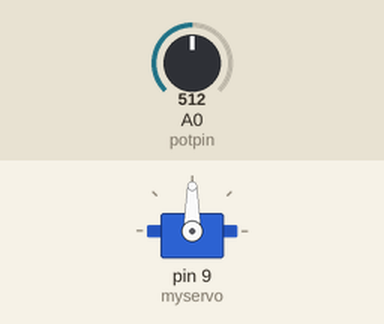
Recording of a sketch running on a simulated Arduino Uno, built with avr-gcc and run on an emulated ATmega328P. On the bench: servo. The test bench sets the inputs (shaded band); at power-on: A0 (potpin) = 512.

Above: at 1.2 s.
1.3 s: A0 (potpin) set to 716
At 2.0 s:
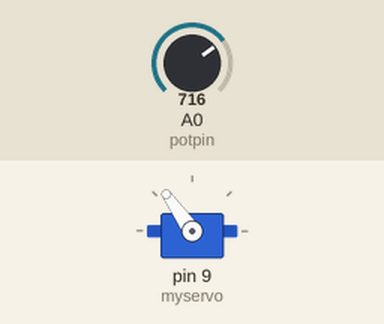
2.8 s: A0 (potpin) set to 900
At 4.0 s:
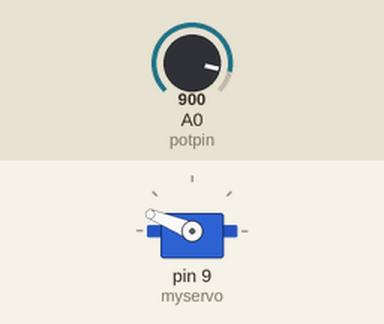
4.3 s: A0 (potpin) set to 1023
At 5.5 s:
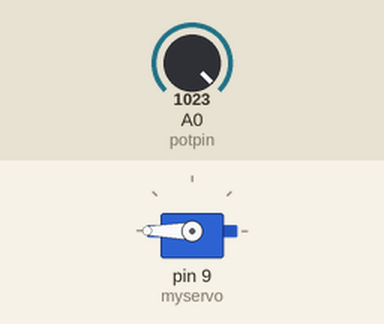
5.8 s: A0 (potpin) set to 306
At 6.3 s:
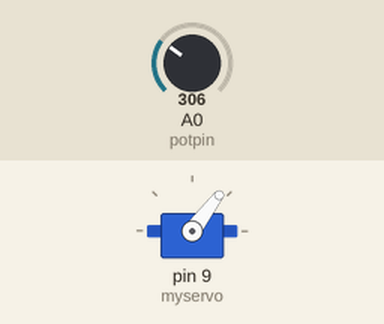
7.3 s: A0 (potpin) set to 122
At 7.8 s:
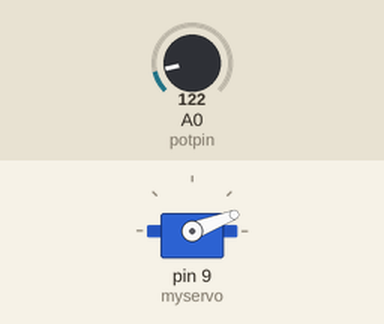
Timing chart, 0 to 9.8 s (numbered marks = the images above; inputs shaded):
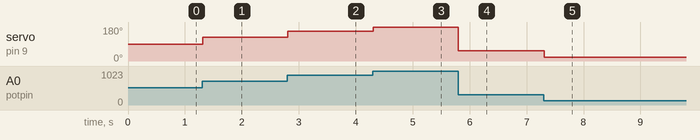

Measured:
- after the input at 1.3 s, servo on pin 9 (myservo): 90° → 125° at once
- after the input at 2.8 s, servo on pin 9 (myservo): 125° → 158° at once
- after the input at 4.3 s, servo on pin 9 (myservo): 158° → 180° at once
- after the input at 5.8 s, servo on pin 9 (myservo): 180° → 53° at once
- after the input at 7.3 s, servo on pin 9 (myservo): 53° → 21° at once

The sketch:

servo_test.ino
```cpp
#include <Servo.h>

Servo myservo;  // create servo object to control a servo
// twelve servo objects can be created on most boards

int potpin = A0;
int val;
int pos = 0;    // variable to store the servo position

void setup() {
  myservo.attach(9);  // attaches the servo on pin 9 to the servo object
}


void loop(){
  val = analogRead(potpin);
  val = map(val, 0, 1023, 0, 180);
  myservo.write(val);
  delay(15);
}
/*
void loop() {
  for (pos = 0; pos <= 180; pos += 1) { // goes from 0 degrees to 180 degrees
    // in steps of 1 degree
    myservo.write(pos);              // tell servo to go to position in variable 'pos'
    delay(15);                       // waits 15ms for the servo to reach the position
  }
  for (pos = 180; pos >= 0; pos -= 1) { // goes from 180 degrees to 0 degrees
    myservo.write(pos);              // tell servo to go to position in variable 'pos'
    delay(15);                       // waits 15ms for the servo to reach the position
  }
}

*/
```
